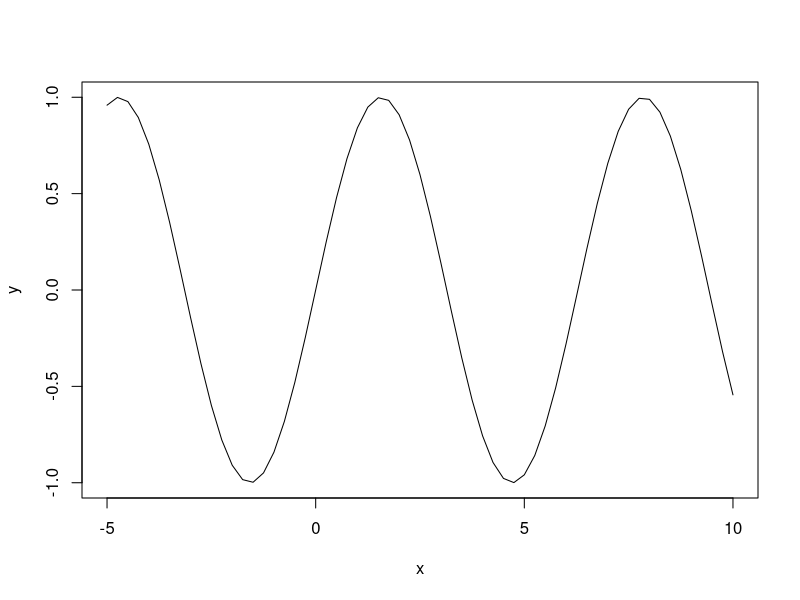

Source code (R): (Note: this script raises an error after producing the figure.)
## ---- chunk 1
knitr::opts_chunk$set(echo = TRUE)
## ---- chunk 2
n <- 10:49
## ---- chunk 3
length(n)

## ---- chunk 4
n + 1
## ---- chunk 5
m <- c(10:1)

## ---- chunk 6
nMinusm <- n - m
## ---- chunk 7
    x_range <- seq(-5,10, by = 0.1)
## ---- chunk 8
    sin_wave <- sin(x_range)
## ---- chunk 9
  x <- seq(-5, 10, by =0.25)
  y <- sin(x)
  plot(x,y, type = "l")

## ---- chunk 10
    first_nums <- 40:50
    next_nums <- seq(51, 60, by = 1)
    combined <- c(first_nums, next_nums)
    combined[5]
    combined[8]
    new_vector <- c(combined[1:3], combined[18:21])
## ---- chunk 11
x <- c(3.2, NA, 4.1, 5.0, NA, 2.8)
x_no_na <- mean(x[!is.na(x)])
x[is.na(x)] <- x_no_na
## ---- chunk 12
grades <- c(99,  77, 100,  91,  87,  72,  82,  94,  81)
is_a <- grades >= 90
grades[is_a]
length(grades[is_a])
## ---- chunk 13
set.seed(2401)
rolls <- sample(1:6, size = 200, replace = TRUE)
props <- counts / length(rolls)

counts
props
## ---- chunk 14
roll_die <- function(){
  sample(1:6, size = 1, replace = TRUE)
}
## ---- chunk 15
roll_die1 <- function(){
  rolls <- sample(1:6, size = 2, replace =  TRUE)
  sum(rolls)
}

## ---- chunk 16
# Your one-roll function goes here
roll_winner <- function(jezel, jasmine) {
  
  # First roll
  r1 <- sample(1:6, 1)
  r2 <- sample(1:6, 1)
  
  if (r1 > r2) {
    return(name1)
  } else if (r2 > r1) {
    return(name2)
  }
  
  # If tied, reroll once
  r1 <- sample(1:6, 1)
  r2 <- sample(1:6, 1)
  
  if (r1 > r2) {
    return(jezel)
  } else if (r2 > r1) {
    return(jasmine)
  }
  
  # Second tie → draw
  "draw"
}
## ---- chunk 17
roll_winner_15 <- function(name1, name2) {
  
  # Simulate 15 rolls each
  p1 <- sample(1:6, 15, replace = TRUE)
  p2 <- sample(1:6, 15, replace = TRUE)
  
  # Logical vectors
  p1_wins <- p1 > p2
  p2_wins <- p2 > p1
  ties    <- p1 == p2
  
  # Counts
  n_p1   <- sum(p1_wins)
  n_p2   <- sum(p2_wins)
  n_ties <- sum(ties)
  
  # Report
  cat(name1, "wins:", n_p1, "\n")
  cat(name2, "wins:", n_p2, "\n")
  cat("ties:", n_ties, "\n")
  
  # Determine winner
  if (n_p1 > n_p2) {
    return(name1)
  } else if (n_p2 > n_p1) {
    return(name2)
  } else {
    return("draw")
  }
}

## ---- chunk 18
# Your "cheating" function goes here

